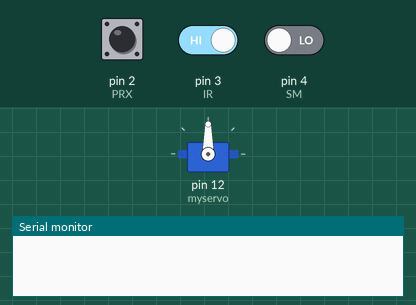
The sketch below on a simulated Arduino Uno, built with avr-gcc and run on an emulated ATmega328P. Parts: servo, the last lines printed to the serial monitor. The test bench sets the inputs (shaded band); at power-on: pin 3 (IR) HIGH, pin 2 (PRX) HIGH, pin 4 (SM) LOW.

Above: at 1.2 s.
1.3 s: pin 3 (IR) driven LOW
At 2.75 s:
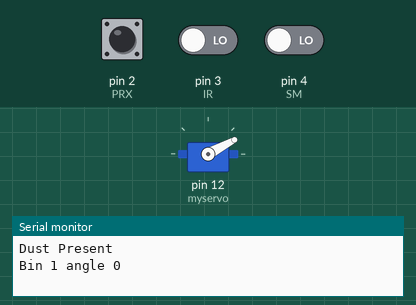
At 8.5 s:
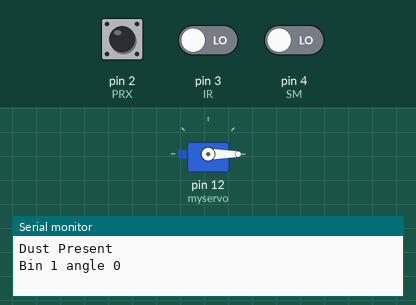
Timing chart, 0 to 10.0 s (numbered marks = the images above; inputs shaded):
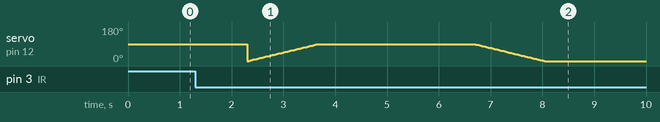

The sketch:

ARTHI_CONSULTANCY.ino
```cpp
#include <Servo.h>
const int PRX=2,IR=3,SM=4;
int dust=0,angle=0;
Servo myservo;  // create servo object to control a servo
// twelve servo objects can be created on most boards

int pos = 0;    // variable to store the servo position

void setup() {
  myservo.attach(12);  // attaches the servo on pin 9 to the servo object
  pinMode(PRX,INPUT_PULLUP);
  pinMode(IR,INPUT_PULLUP);
  pinMode(SM,INPUT);
  Serial.begin(9600);
}

void loop() {

if(digitalRead(IR)==1)
{  while (digitalRead(IR)==1)
    {}
    Serial.println("Dust Present\n");
    dust=1;
    delay(1000);
}

if(dust==1)
{
   if(digitalRead(PRX)==0)
   {
    angle = 240;  // bin 3
    Serial.println("Bin 3 angle 240\n");
   }
   else if(digitalRead(SM)==0)  //Soil moisture is 0 when detected
   {
    angle = 0;  // bin 1
    Serial.println("Bin 1 angle 0\n");
   }
   else
   {
    angle = 120; // bin 2
    Serial.println("Bin 2 angle 120\n");
   }

//stepper motor rotation code based on angle


  for (pos = 0; pos <= 90; pos += 1) { // goes from 0 degrees to 180 degrees
    // in steps of 1 degree
    myservo.write(pos);              // tell servo to go to position in variable 'pos'
    delay(15);                       // waits 15 ms for the servo to reach the position
  }
delay(3000);
  for (pos = 90; pos >= 0; pos -= 1) { // goes from 180 degrees to 0 degrees
    myservo.write(pos);              // tell servo to go to position in variable 'pos'
    delay(15);                       // waits 15 ms for the servo to reach the position
  }
delay(1000);
dust=0;
}
else
{
   Serial.println("Dust empty\n");
   delay(1000);
}

}
```
